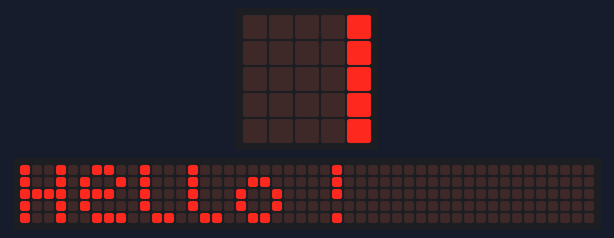
The program below on a simulated BBC micro:bit running MicroPython. Shown: the board's 5×5 LED display, a strip that is not on the board, showing the scrolling text unrolled. The 48×5 strip is a reading aid, not a part: it shows the text the display is scrolling, unrolled, one strip-width of it at a time.

Above: at 0.07 s.
At 0.67 s:
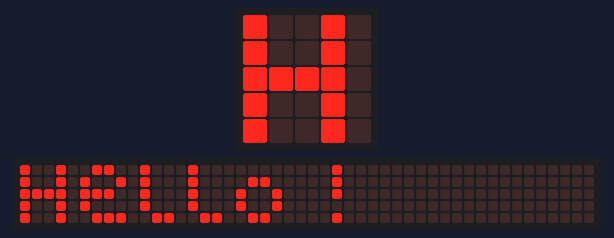
At 1.27 s:
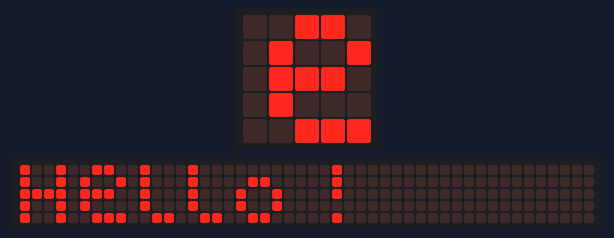
At 2.47 s:
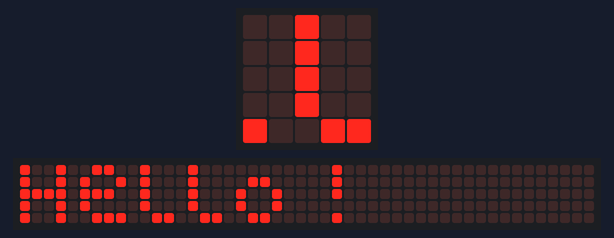
At 3.67 s:
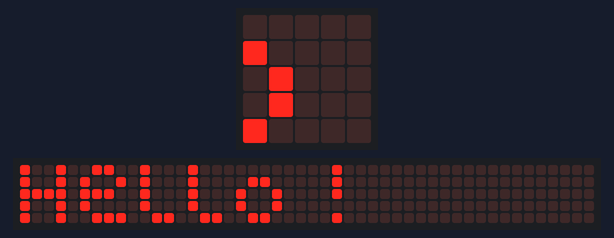
At 4.8 s:
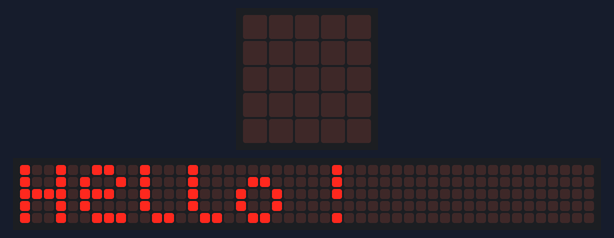

The program:

learn-microbit-1.py
```python
"""
First program with Microbit.
Display Hello ! on the 5x5 led matrix

Execute this command :
python build.py learning/learn-microbit-1.py
"""

import microbit

while True:
    microbit.display.scroll('Hello !')
```

Measured:
- by itself, everything shown: repeats every 5.0 s, in 33 steps
